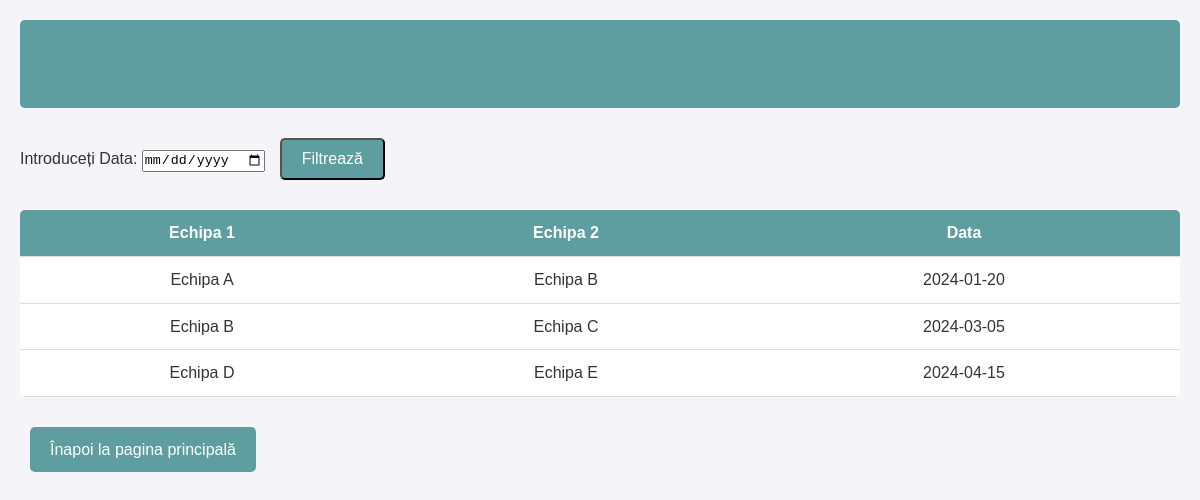
The app's page /matches.php with its own data.
### tables this page shows
CREATE TABLE `meciuri` (
  `ID_Meci` int(11) NOT NULL,
  `ID_Competitie` int(11) DEFAULT NULL,
  `ID_Echipa1` int(11) DEFAULT NULL,
  `ID_Echipa2` int(11) DEFAULT NULL,
  `ID_Locatie` int(11) DEFAULT NULL,
  `Data` date DEFAULT NULL
);

CREATE TABLE `echipe` (
  `ID_Echipa` int(11) NOT NULL,
  `Nume` varchar(100) NOT NULL,
  `Data_fondare` date DEFAULT NULL,
  `Antrenor` varchar(100) DEFAULT NULL
);

### matches.php (the view, shortened to what this page needs)
<?php
include 'db.php';
$dateFilter = isset($_GET['date']) ? $_GET['date'] : '';
$query = "SELECT E1.Nume AS Echipa1, E2.Nume AS Echipa2, M.Data
          FROM Meciuri M
          JOIN Echipe E1 ON M.ID_echipa1 = E1.ID_echipa
          JOIN Echipe E2 ON M.ID_echipa2 = E2.ID_echipa";
$stmt = $conn->prepare($query);
$stmt->execute();
$result = $stmt->get_result();
?>
<!DOCTYPE html>
<html lang="ro">
<head>
    <link rel="stylesheet" href="stil.css">
</head>
<body>
<div class="header">
    <h2>Meciuri după Dată</h2>
</div>
<div class="content">
    <form method="GET" action="matches.php" class="form">
        <label for="date">Introduceți Data:</label>
        <input type="date" name="date" id="date" value="<?php echo htmlspecialchars($dateFilter); ?>" required>
        <button type="submit" class="btn">Filtrează</button>
    </form>
    <table>
        <thead>
            <tr>
                <th>Echipa 1</th>
                <th>Echipa 2</th>
                <th>Data</th>
            </tr>
        </thead>
        <tbody>
            <?php if ($result->num_rows > 0): ?>
                <?php while ($row = $result->fetch_assoc()): ?>
                    <tr>
                        <td><?php echo $row['Echipa1']; ?></td>
                        <td><?php echo $row['Echipa2']; ?></td>
                        <td><?php echo $row['Data']; ?></td>
                    </tr>
                <?php endwhile; ?>
            <?php else: ?>
                <tr>
                    <td colspan="4">Nu există meciuri pentru data selectată.</td>
                </tr>
            <?php endif; ?>
        </tbody>
    </table>
    <p><a href="index.php" class="btn">Înapoi la pagina principală</a></p>
</div>
</body>
</html>

### stil.css (style rules this page uses)
* { margin: 0; padding: 0; box-sizing: border-box; }
body { font-family: Arial, sans-serif; font-size: 16px; line-height: 1.6; background-color: #f4f4f9; color: #333; padding: 20px; }
.header { background-color: #5F9EA0; color: white; text-align: center; padding: 20px; border-radius: 5px; }
.content { margin-top: 20px; }
table { width: 100%; border-collapse: collapse; margin: 20px 0; background: white; border-radius: 5px; overflow: hidden; }
table th, table td { text-align: left; padding: 10px; border-bottom: 1px solid #ddd; }
table th { background-color: #5F9EA0; color: white; text-align: center; }
table td { text-align: center; }
.btn { display: inline-block; background: #5F9EA0; color: white; padding: 10px 20px; text-decoration: none; border-radius: 5px; margin: 10px; font-size: 16px; transition: background 0.3s ease; }
a { text-decoration: none; }
h2, h3 { color: #5F9EA0; text-align: center; margin-bottom: 10px; }

### records on screen
meciuri: ID_Echipa1.Nume "Echipa A", ID_Echipa2.Nume "Echipa B", Data "2024-01-20"
meciuri: ID_Echipa1.Nume "Echipa B", ID_Echipa2.Nume "Echipa C", Data "2024-03-05"
meciuri: ID_Echipa1.Nume "Echipa D", ID_Echipa2.Nume "Echipa E", Data "2024-04-15"
